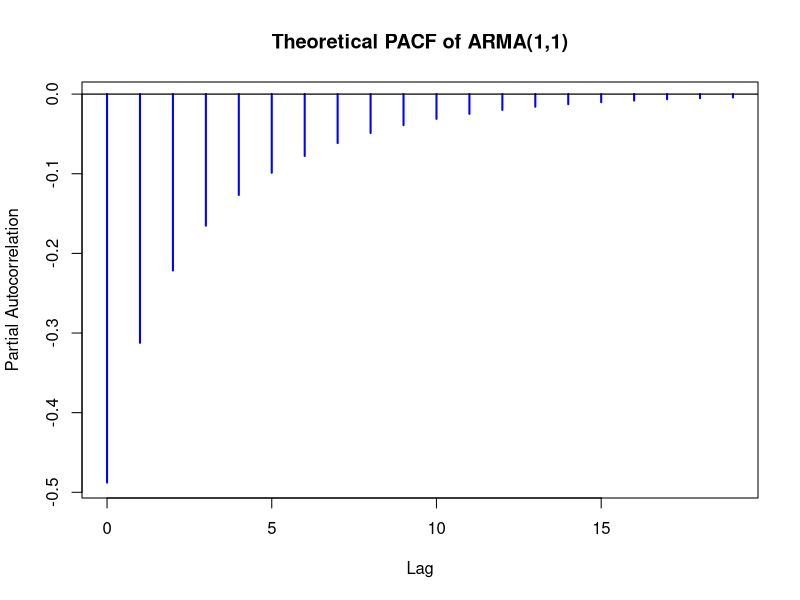
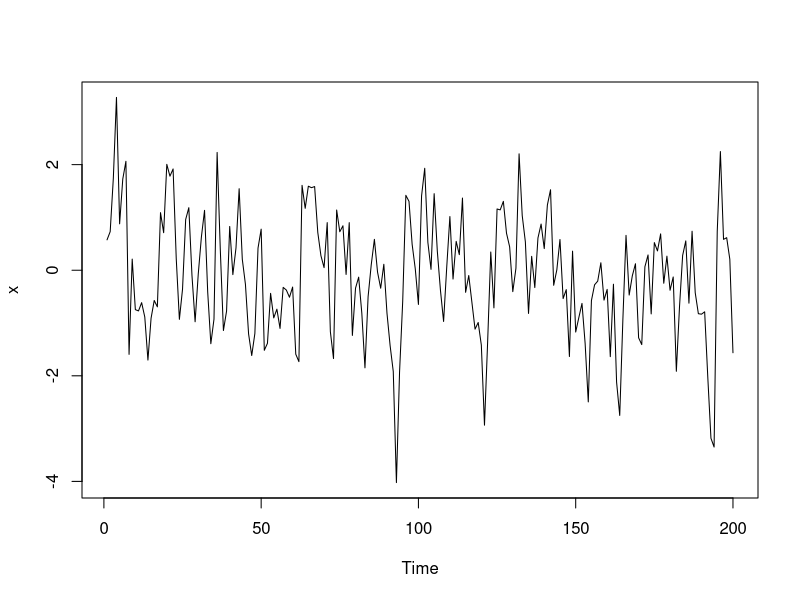
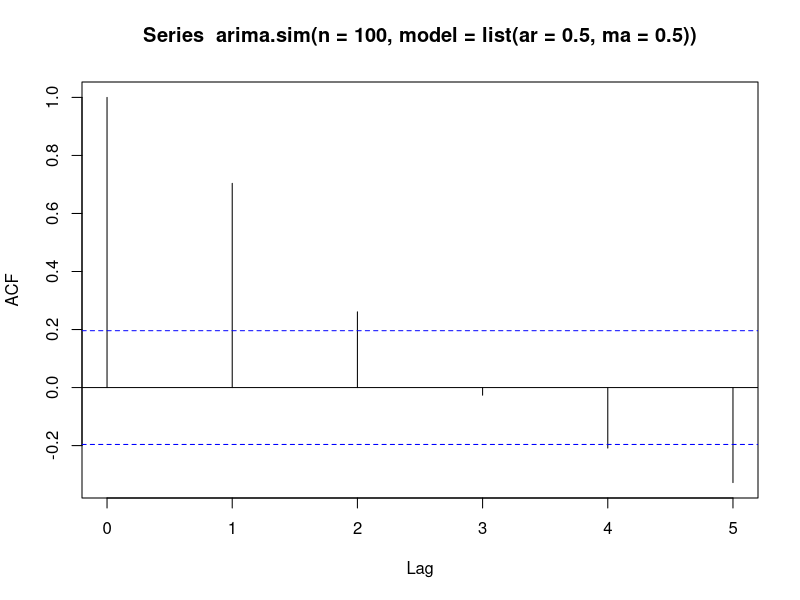
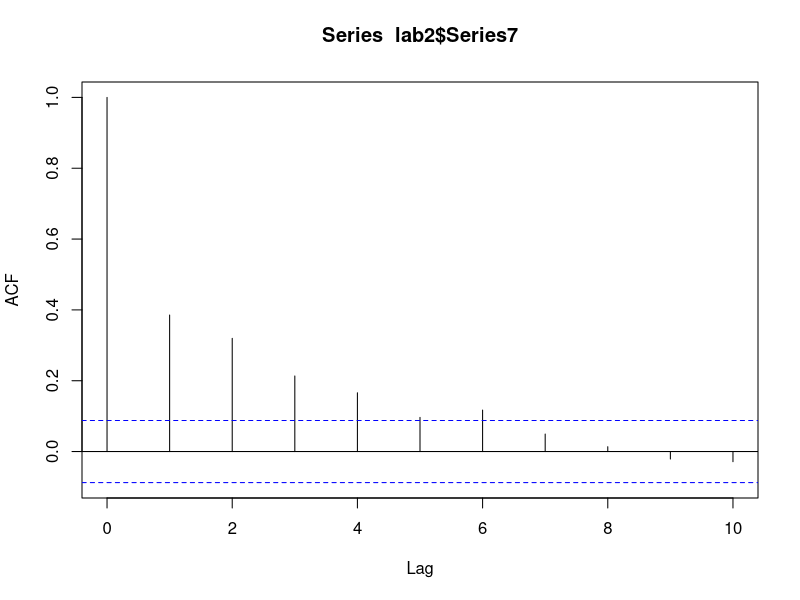
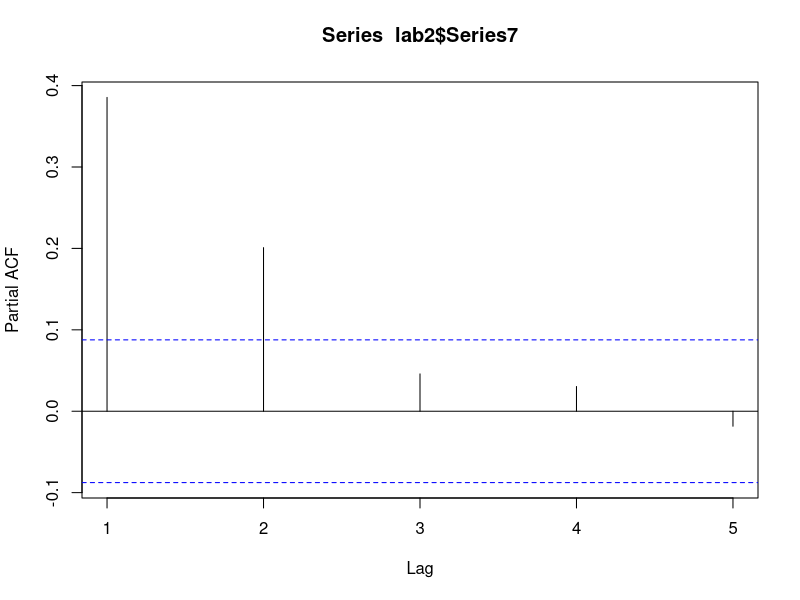
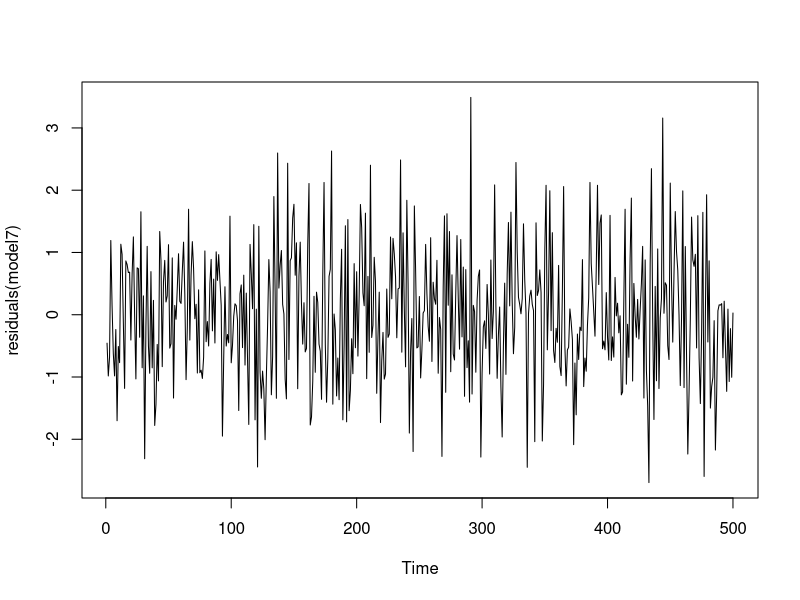
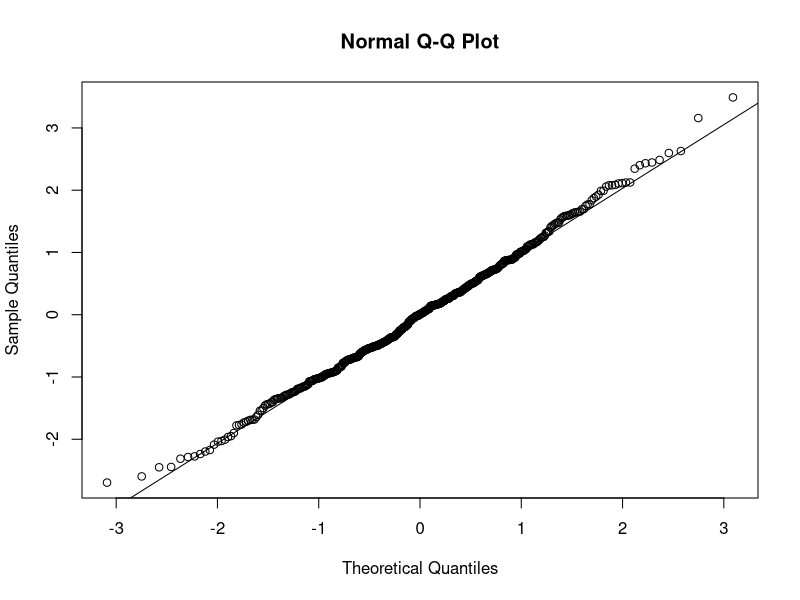
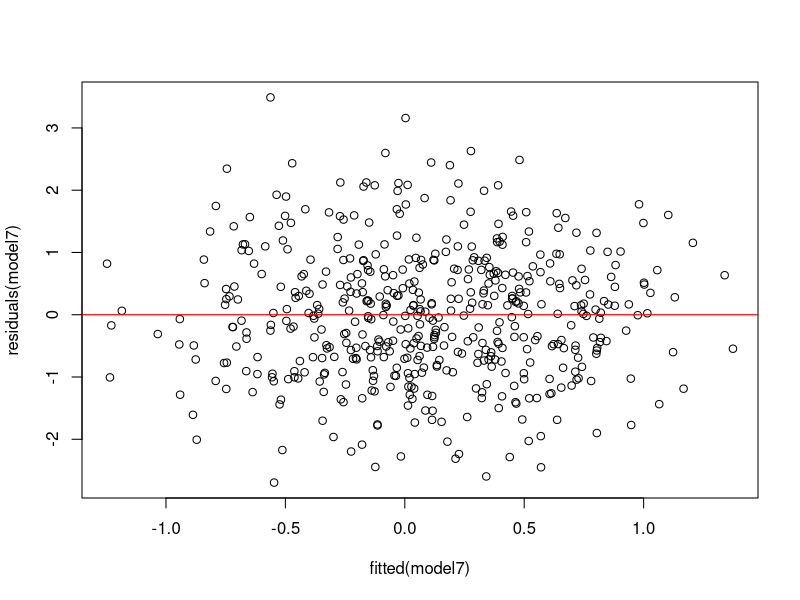

The R source for these figures, in order: (Note: this script raises an error after producing the figures.)
library(forecast)
library(lmtest)

#----------------- PART 2: ARIMA Simulation -----------------------------#
x=arima.sim(list(ar=0.5), 200)
x=arima.sim(list(ar=0.5, order=c(1,0,0)), 200)


#----------------- PART 3: ARIMA ACF ------------------------------------#
ARMAacf(x, lag.max = 5)
ARMAacf(ar=0.5, ma=0.5, lag.max=5)

#checking the ACF of custom model just to understnd how the flipping worked


# Generate theoretical PACF values
pacf_values <- ARMAacf(ar=0, ma=-0.8, lag.max=20, pacf=TRUE)

# Create a vector of lag numbers (excluding lag 0 if you prefer)
lags <- seq(0, length(pacf_values) - 1)

# Plot as a line graph
plot(lags, pacf_values, type="h", lwd=2, pch=16, col="blue",
     main="Theoretical PACF of ARMA(1,1)",
     xlab="Lag", ylab="Partial Autocorrelation")

# Add a horizontal zero line for reference
abline(h=0, col="black", lwd=1.2)


x= arima.sim(list(ar=0.5, order = c(1,0,0)), 200)
plot(x)

ARMAacf(ar = 0.5, ma = 0.5, lag.max = 5)
acf(arima.sim(n= 1e2, model = list(ar = 0.5, ma= 0.5)), lag.max = 5)




#----------------- PART 4: Parameter Estimation ------------------------#
# fitting a model to data for lab2
lab2 =  read.csv("lab2.csv")
acf(lab2$Series7, lag.max = 10)
pacf(lab2$Series7, lag.max = 5)
model7 = arima(lab2$Series7, order = c(2,0,0))
coeftest(model7)

#since the mean was insignificant we can test out case without mean
model7_nomean = arima(lab2$Series7, order = c(2,0,0), include.mean = FALSE)
coeftest(model7_nomean)





#----------------------- PART 5: DIAGNOSTICS----------------------------#

# Plotting the residuals over time
plot(residuals(model7))

# qq-plot of the residuals
qqnorm(residuals(model7))
qqline(residuals(model7))
shapiro.test(residuals(model7))
#Ljung-box test on the residuals
Box.test(residuals(model7), type = 'Ljung-Box', lag = 12, fitdf = 2)

# plotting the residuals against fitted values
plot(fitted(model7), residuals(model7))
abline(h=0, col="red", lwd=1.2)

acf(residuals(model7), lag.max = 25)
pacf(residuals(model7), lag.max = 25)




#------------- practise exercises --------------------------# 
y=arima.sim(model=list(ar=0.5,order=c(1,0,0)),n=200)
tsdisplay(y) # autocorrelated
y=arima.sim(model=list(ar=0.1,order=c(1,0,0)),n=200)
tsdisplay(y) # looks like it could be white noise
y=arima.sim(model=list(ar=0.9,order=c(1,0,0)),n=200)
tsdisplay(y) # looks like it could be non-stationary; highly autocorrelated


y=arima.sim(model=list(ar=c(0.5,0.45),order=c(2,0,0)),n=200)
tsdisplay(y) # looks like it could be non-stationary; highly autocorrelated
y=arima.sim(model=list(ar=c(0.6,0.5),order=c(2,0,0)),n=200) # doesn’t run be-cause non-stationary

y=arima.sim(model=list(ma=-0.9,order=c(0,0,1)),n=200)
tsdisplay(y) #

y=arima.sim(model=list(order=c(0,1,0)),n=200)
tsdisplay(y) # linear decay of ACF

y=arima.sim(model=list(ma=0.9,order=c(0,1,1)),n=200)
tsdisplay(y) # linear decay of ACFs
y=arima.sim(model=list(ma=-1,order=c(0,1,1)),n=200)
tsdisplay(y) # looks like white noise! This is because we get cancellation of the unit root term on both sides of the ARIMA equation


y=arima.sim(model=list(ar=0.5,ma=0.5,order=c(1,1,1)),n=200)
tsdisplay(y) #



